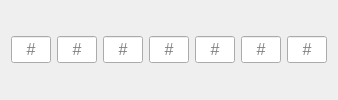
                         <widget class="QWidget" name="sxityfourth_pair_len_bar" native="true">
                          <layout class="QHBoxLayout" name="horizontalLayout_17">
                           <item>
                            <widget class="QLineEdit" name="sixtyfourth_timesig_two">
                             <property name="sizePolicy">
                              <sizepolicy hsizetype="Maximum" vsizetype="Fixed">
                               <horstretch>0</horstretch>
                               <verstretch>0</verstretch>
                              </sizepolicy>
                             </property>
                             <property name="minimumSize">
                              <size>
                               <width>36</width>
                               <height>26</height>
                              </size>
                             </property>
                             <property name="maximumSize">
                              <size>
                               <width>40</width>
                               <height>16777215</height>
                              </size>
                             </property>
                             <property name="font">
                              <font>
                               <pointsize>12</pointsize>
                              </font>
                             </property>
                             <property name="styleSheet">
                              <string notr="true"/>
                             </property>
                             <property name="inputMask">
                              <string>00</string>
                             </property>
                             <property name="text">
                              <string/>
                             </property>
                             <property name="alignment">
                              <set>Qt::AlignCenter</set>
                             </property>
                             <property name="placeholderText">
                              <string>#</string>
                             </property>
                            </widget>
                           </item>
                           <item>
                            <widget class="QLineEdit" name="sixtyfourth_timesig_three">
                             <property name="sizePolicy">
                              <sizepolicy hsizetype="Maximum" vsizetype="Fixed">
                               <horstretch>0</horstretch>
                               <verstretch>0</verstretch>
                              </sizepolicy>
                             </property>
                             <property name="minimumSize">
                              <size>
                               <width>36</width>
                               <height>26</height>
                              </size>
                             </property>
                             <property name="maximumSize">
                              <size>
                               <width>40</width>
                               <height>16777215</height>
                              </size>
                             </property>
                             <property name="font">
                              <font>
                               <pointsize>12</pointsize>
                              </font>
                             </property>
                             <property name="styleSheet">
                              <string notr="true"/>
                             </property>
                             <property name="inputMask">
                              <string>00</string>
                             </property>
                             <property name="text">
                              <string/>
                             </property>
                             <property name="alignment">
                              <set>Qt::AlignCenter</set>
                             </property>
                             <property name="placeholderText">
                              <string>#</string>
                             </property>
                            </widget>
                           </item>
                           <item>
                            <widget class="QLineEdit" name="sixtyfourth_timesig_four">
                             <property name="sizePolicy">
                              <sizepolicy hsizetype="Maximum" vsizetype="Fixed">
                               <horstretch>0</horstretch>
                               <verstretch>0</verstretch>
                              </sizepolicy>
                             </property>
                             <property name="minimumSize">
                              <size>
                               <width>36</width>
                               <height>26</height>
                              </size>
                             </property>
                             <property name="maximumSize">
                              <size>
                               <width>40</width>
                               <height>16777215</height>
                              </size>
                             </property>
                             <property name="font">
                              <font>
                               <pointsize>12</pointsize>
                              </font>
                             </property>
                             <property name="styleSheet">
                              <string notr="true"/>
                             </property>
                             <property name="inputMask">
                              <string>00</string>
                             </property>
                             <property name="text">
                              <string/>
                             </property>
                             <property name="alignment">
                              <set>Qt::AlignCenter</set>
                             </property>
                             <property name="placeholderText">
                              <string>#</string>
                             </property>
                            </widget>
                           </item>
                           <item>
                            <widget class="QLineEdit" name="sixtyfourth_timesig_five">
                             <property name="sizePolicy">
                              <sizepolicy hsizetype="Maximum" vsizetype="Fixed">
                               <horstretch>0</horstretch>
                               <verstretch>0</verstretch>
                              </sizepolicy>
                             </property>
                             <property name="minimumSize">
                              <size>
                               <width>36</width>
                               <height>26</height>
                              </size>
                             </property>
                             <property name="maximumSize">
                              <size>
                               <width>40</width>
                               <height>16777215</height>
                              </size>
                             </property>
                             <property name="font">
                              <font>
                               <pointsize>12</pointsize>
                              </font>
                             </property>
                             <property name="styleSheet">
                              <string notr="true"/>
                             </property>
                             <property name="inputMask">
                              <string>00</string>
                             </property>
                             <property name="text">
                              <string/>
                             </property>
                             <property name="alignment">
                              <set>Qt::AlignCenter</set>
                             </property>
                             <property name="placeholderText">
                              <string>#</string>
                             </property>
                            </widget>
                           </item>
                           <item>
                            <widget class="QLineEdit" name="sixtyfourth_timesig_six">
                             <property name="sizePolicy">
                              <sizepolicy hsizetype="Maximum" vsizetype="Fixed">
                               <horstretch>0</horstretch>
                               <verstretch>0</verstretch>
                              </sizepolicy>
                             </property>
                             <property name="minimumSize">
                              <size>
                               <width>36</width>
                               <height>26</height>
                              </size>
                             </property>
                             <property name="maximumSize">
                              <size>
                               <width>40</width>
                               <height>16777215</height>
                              </size>
                             </property>
                             <property name="font">
                              <font>
                               <pointsize>12</pointsize>
                              </font>
                             </property>
                             <property name="styleSheet">
                              <string notr="true"/>
                             </property>
                             <property name="inputMask">
                              <string>00</string>
                             </property>
                             <property name="text">
                              <string/>
                             </property>
                             <property name="alignment">
                              <set>Qt::AlignCenter</set>
                             </property>
                             <property name="placeholderText">
                              <string>#</string>
                             </property>
                            </widget>
                           </item>
                           <item>
                            <widget class="QLineEdit" name="sixtyfourth_timesig_seven">
                             <property name="sizePolicy">
                              <sizepolicy hsizetype="Maximum" vsizetype="Fixed">
                               <horstretch>0</horstretch>
                               <verstretch>0</verstretch>
                              </sizepolicy>
                             </property>
                             <property name="minimumSize">
                              <size>
                               <width>36</width>
                               <height>26</height>
                              </size>
                             </property>
                             <property name="maximumSize">
                              <size>
                               <width>40</width>
                               <height>16777215</height>
                              </size>
                             </property>
                             <property name="font">
                              <font>
                               <pointsize>12</pointsize>
                              </font>
                             </property>
                             <property name="styleSheet">
                              <string notr="true"/>
                             </property>
                             <property name="inputMask">
                              <string>00</string>
                             </property>
                             <property name="text">
                              <string/>
                             </property>
                             <property name="alignment">
                              <set>Qt::AlignCenter</set>
                             </property>
                             <property name="placeholderText">
                              <string>#</string>
                             </property>
                            </widget>
                           </item>
                           <item>
                            <widget class="QLineEdit" name="sixtyfourth_timesig_eight">
                             <property name="sizePolicy">
                              <sizepolicy hsizetype="Maximum" vsizetype="Fixed">
                               <horstretch>0</horstretch>
                               <verstretch>0</verstretch>
                              </sizepolicy>
                             </property>
                             <property name="minimumSize">
                              <size>
                               <width>36</width>
                               <height>26</height>
                              </size>
                             </property>
                             <property name="maximumSize">
                              <size>
                               <width>40</width>
                               <height>16777215</height>
                              </size>
                             </property>
                             <property name="font">
                              <font>
                               <pointsize>12</pointsize>
                              </font>
                             </property>
                             <property name="styleSheet">
                              <string notr="true"/>
                             </property>
                             <property name="inputMask">
                              <string>00</string>
                             </property>
                             <property name="text">
                              <string/>
                             </property>
                             <property name="alignment">
                              <set>Qt::AlignCenter</set>
                             </property>
                             <property name="placeholderText">
                              <string>#</string>
                             </property>
                            </widget>
                           </item>
                          </layout>
                         </widget>
